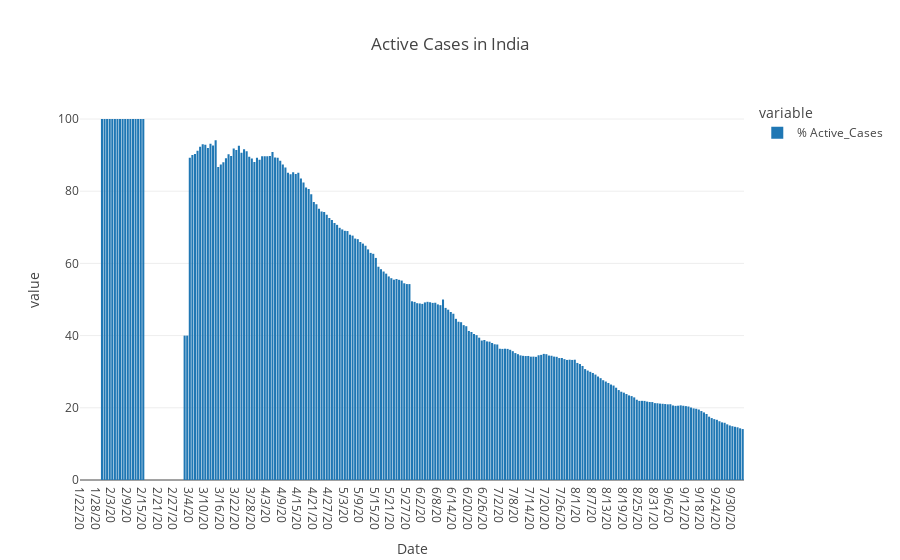

This figure's notebook cell:
### Code cell
fig = px.bar(final_india_df, x="Date", y=["% Active_Cases"], 
               title="Active Cases in India", range_x=["3/6/20","8/11/20"])
fig.show()

### Figure 1 — Plotly figure (JSON) as saved in the notebook; plotly's stock layout.template omitted (floating-point values rounded to 4 significant figures; data arrays with more than 128 entries replaced by an {"elided": "..."} marker saying what was removed)
{"data": [{"alignmentgroup": "True", "hovertemplate": "variable=% Active_Cases<br>Date=%{x}<br>value=%{y}<extra></extra>", "legendgroup": "% Active_Cases", "marker": {"color": "#1F77B4"}, "name": "% Active_Cases", "offsetgroup": "% Active_Cases", "orientation": "v", "showlegend": true, "textposition": "auto", "type": "bar", "x": {"elided": "257 str values"}, "xaxis": "x", "y": {"elided": "257 float values"}, "yaxis": "y"}], "layout": {"barmode": "relative", "legend": {"title": {"text": "variable"}, "tracegroupgap": 0}, "title": {"text": "Active Cases in India"}, "xaxis": {"anchor": "y", "domain": [0, 1], "range": ["3/6/20", "8/11/20"], "title": {"text": "Date"}}, "yaxis": {"anchor": "x", "domain": [0, 1], "title": {"text": "value"}}}}
